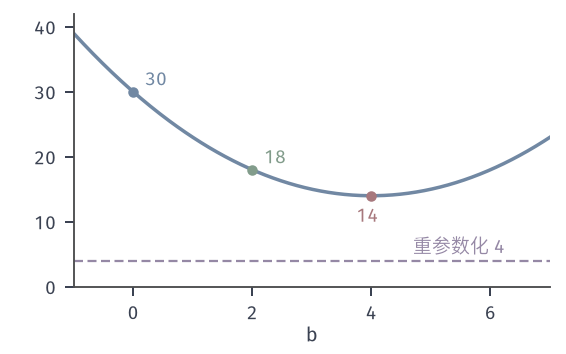

Write Python code to recreate this figure.
from pathlib import Path
import sys
HERE = Path(__file__).resolve().parent
sys.path.insert(0, str(HERE.parent/"pgrad-common"))
from pgrad_fig import *
# X ~ N(theta,1), theta = 1, f = x^2.  Single-sample estimator (f(X) - b)(X - theta) with a constant baseline b:
# Var(b) = E[f^2 s^2] - 2b E[f s^2] + b^2 E[s^2] - J'^2 = 34 - 8b + b^2 - 4.
# Dots: b = 0 (30), b = J(1) = 2 (18), b* = E[f s^2]/E[s^2] = 4 (14).  Purple dashed: reparameterization variance 4.
b = np.linspace(-1, 7, 300); V = b**2-8*b+30
fig, ax = figure(width_mm=80, height_mm=50)
panel(fig, left=.13, right=.97, bottom=.19, top=.96)
ax.plot(b, V, color=BLUE, lw=1.4)
ax.axhline(4, color=PURPLE, lw=.9, ls=DASH)
for bb, c, s, dx, dy in [(0, BLUE, '30', .2, 1.0), (2, GREEN, '18', .2, 1.0), (4, RED, '14', -.25, -4.0)]:
    dot(ax, bb, bb*bb-8*bb+30, c); lab(ax, bb+dx, bb*bb-8*bb+30+dy, s, c)
lab(ax, 4.7, 5.2, '重参数化 4', PURPLE)
ax.set_xlim(-1, 7); ax.set_ylim(0, 42); ax.set_xticks([0, 2, 4, 6]); ax.set_yticks([0, 10, 20, 30, 40])
axlab(ax, r'$b$')
save(fig, HERE, 'figure', {'var_b0': 30, 'var_bJ': 18, 'var_bstar': 14, 'b_star': 4, 'var_reparam': 4})
